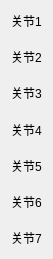
   <widget class="QWidget" name="layoutWidget">
    <property name="geometry">
     <rect>
      <x>10</x>
      <y>390</y>
      <width>51</width>
      <height>259</height>
     </rect>
    </property>
    <layout class="QVBoxLayout" name="verticalLayout">
     <property name="spacing">
      <number>16</number>
     </property>
     <item>
      <widget class="QLabel" name="label_14">
       <property name="text">
        <string>关节1</string>
       </property>
      </widget>
     </item>
     <item>
      <widget class="QLabel" name="label_15">
       <property name="text">
        <string>关节2</string>
       </property>
      </widget>
     </item>
     <item>
      <widget class="QLabel" name="label_17">
       <property name="text">
        <string>关节3</string>
       </property>
      </widget>
     </item>
     <item>
      <widget class="QLabel" name="label_16">
       <property name="text">
        <string>关节4</string>
       </property>
      </widget>
     </item>
     <item>
      <widget class="QLabel" name="label_19">
       <property name="text">
        <string>关节5</string>
       </property>
      </widget>
     </item>
     <item>
      <widget class="QLabel" name="label_18">
       <property name="text">
        <string>关节6</string>
       </property>
      </widget>
     </item>
     <item>
      <widget class="QLabel" name="label">
       <property name="text">
        <string>关节7</string>
       </property>
      </widget>
     </item>
    </layout>
   </widget>
